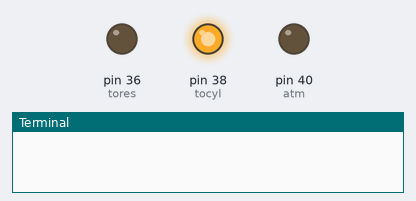
Recording of a program running on a simulated Raspberry Pi (header pin numbers). Shown: output pins drawn as LEDs (lit = HIGH), the last lines printed to the terminal. At 16.0 s the program stops and its outputs stay as they are.

Above: at 1.0 s.
At 3.0 s:
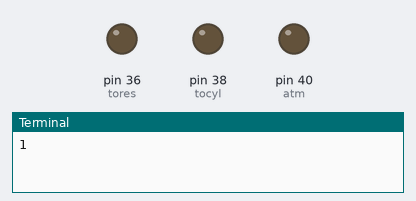
Timing chart, 0 to 5.2 s (numbered marks = the images above):
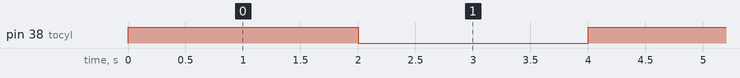

Measured:
- by itself, pin 38 (tocyl): alternates HIGH for 2.0 s and LOW for 2.0 s, 8 changes in all, then stays LOW

The program:

valvecontrol.py
```python
import RPi.GPIO as GPIO
import time
import sys


class Valve:
	def __init__(self): #add nice parameters for pin numbers
		self.atm = 40
		self.tores = 36
		self.tocyl = 38
		self.ids = [self.atm,self.tores,self.tocyl]
		GPIO.setmode(GPIO.BOARD)
		GPIO.setup(self.ids, GPIO.OUT)

	def activate(self, ids, sec): #do this without sleeping
		try:
			if ids == "atm":
				GPIO.output(self.atm, GPIO.HIGH)
				time.sleep(sec)
				GPIO.output(self.atm, GPIO.LOW)
			elif ids == "tores":
				GPIO.output(self.tores, GPIO.HIGH)
				time.sleep(sec)
				GPIO.output(self.tores, GPIO.LOW)
			elif ids == "tocyl":
				GPIO.output(self.tocyl, GPIO.HIGH)
				time.sleep(sec)
				GPIO.output(self.tocyl, GPIO.LOW)
			else:
				print("incorrect valve id")
		except:
			print("Unexpected error:", sys.exc_info()[0])
			GPIO.cleanup()
			raise


if __name__ == "__main__":
	GPIO.cleanup()
	v = Valve()
	v.activate("tocyl", 2)
	print("1")
	time.sleep(2)
	v.activate("tocyl", 2)
	print("2")
	time.sleep(2)
	v.activate("tocyl", 2)
	print("3")
	time.sleep(2)
	v.activate("tocyl", 2)
	print("4")
	time.sleep(2)
```
